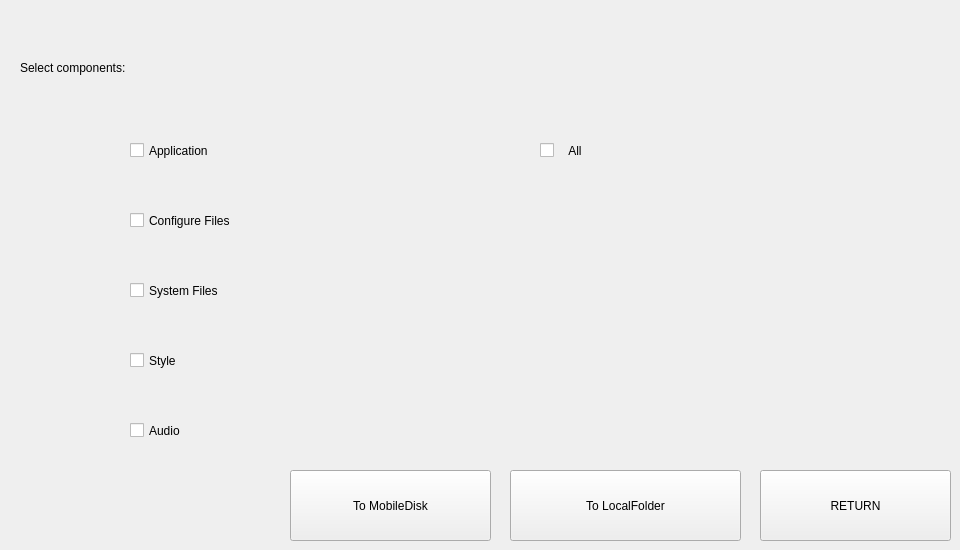
     <widget class="QWidget" name="page2_4_simplepro">
      <widget class="QLabel" name="label_2_4_title">
       <property name="geometry">
        <rect>
         <x>20</x>
         <y>30</y>
         <width>781</width>
         <height>76</height>
        </rect>
       </property>
       <property name="text">
        <string>Select components:</string>
       </property>
      </widget>
      <widget class="QCheckBox" name="check_application">
       <property name="geometry">
        <rect>
         <x>130</x>
         <y>120</y>
         <width>400</width>
         <height>61</height>
        </rect>
       </property>
       <property name="text">
        <string>Application</string>
       </property>
      </widget>
      <widget class="QCheckBox" name="check_conffile">
       <property name="geometry">
        <rect>
         <x>130</x>
         <y>190</y>
         <width>400</width>
         <height>61</height>
        </rect>
       </property>
       <property name="text">
        <string>Configure Files</string>
       </property>
      </widget>
      <widget class="QCheckBox" name="check_sysfile">
       <property name="geometry">
        <rect>
         <x>130</x>
         <y>260</y>
         <width>400</width>
         <height>61</height>
        </rect>
       </property>
       <property name="text">
        <string>System Files</string>
       </property>
      </widget>
      <widget class="QCheckBox" name="check_style">
       <property name="geometry">
        <rect>
         <x>130</x>
         <y>330</y>
         <width>400</width>
         <height>61</height>
        </rect>
       </property>
       <property name="text">
        <string>Style</string>
       </property>
      </widget>
      <widget class="QPushButton" name="btn_2_4_ok">
       <property name="geometry">
        <rect>
         <x>510</x>
         <y>470</y>
         <width>231</width>
         <height>71</height>
        </rect>
       </property>
       <property name="text">
        <string>To LocalFolder</string>
       </property>
      </widget>
      <widget class="QCheckBox" name="check_audio">
       <property name="geometry">
        <rect>
         <x>130</x>
         <y>400</y>
         <width>400</width>
         <height>61</height>
        </rect>
       </property>
       <property name="text">
        <string>Audio</string>
       </property>
      </widget>
      <widget class="QCheckBox" name="check_all">
       <property name="geometry">
        <rect>
         <x>540</x>
         <y>120</y>
         <width>400</width>
         <height>61</height>
        </rect>
       </property>
       <property name="text">
        <string>   All</string>
       </property>
      </widget>
      <widget class="QPushButton" name="btn_2_4_return">
       <property name="geometry">
        <rect>
         <x>760</x>
         <y>470</y>
         <width>191</width>
         <height>71</height>
        </rect>
       </property>
       <property name="text">
        <string>RETURN</string>
       </property>
      </widget>
      <widget class="QPushButton" name="btn_2_4_ok_md">
       <property name="geometry">
        <rect>
         <x>290</x>
         <y>470</y>
         <width>201</width>
         <height>71</height>
        </rect>
       </property>
       <property name="text">
        <string>To MobileDisk</string>
       </property>
      </widget>
     </widget>
